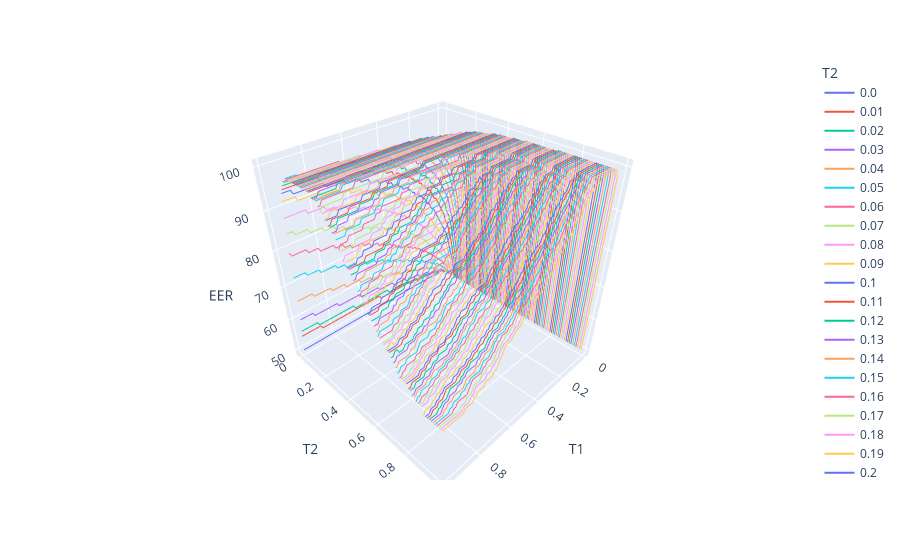

The notebook cell saved with this chart:
### Code cell
fig = px.line_3d(eer, x='T1', y='T2', z='EER',color='T2')
fig.show()
